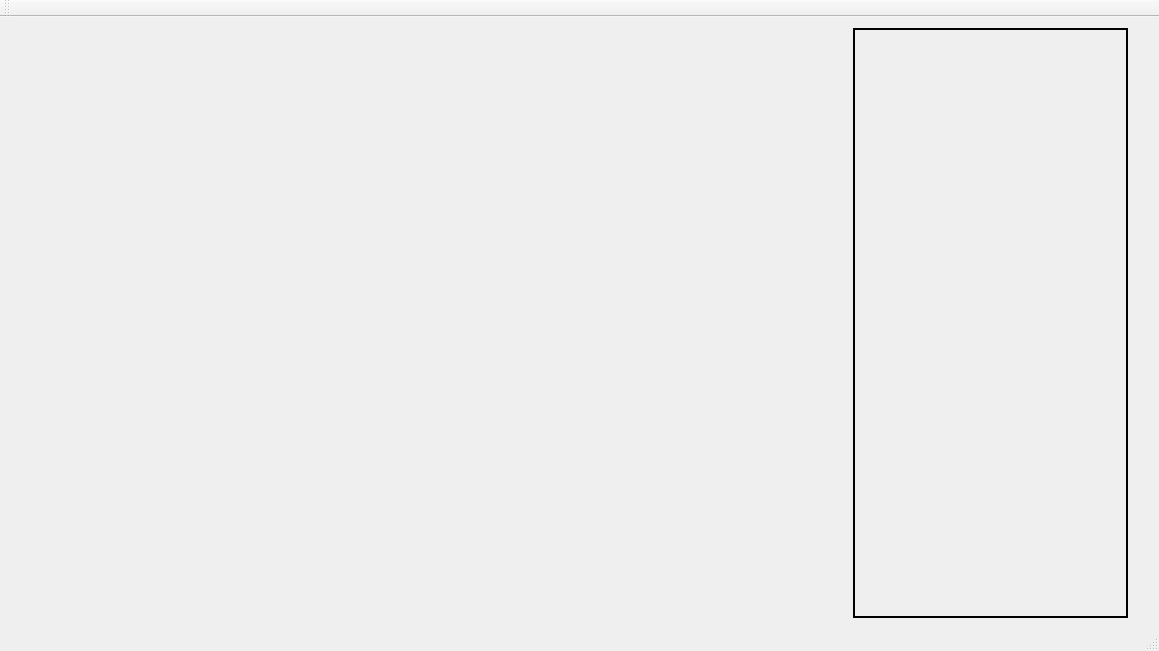
<?xml version="1.0" encoding="UTF-8"?>
<ui version="4.0">
 <class>MainWindow</class>
 <widget class="QMainWindow" name="MainWindow">
  <property name="geometry">
   <rect>
    <x>0</x>
    <y>0</y>
    <width>1159</width>
    <height>651</height>
   </rect>
  </property>
  <property name="windowTitle">
   <string>MainWindow</string>
  </property>
  <widget class="QWidget" name="centralWidget">
   <layout class="QHBoxLayout" name="horizontalLayout_2">
    <item>
     <widget class="QCustomPlot" name="customPlot" native="true">
      <property name="sizePolicy">
       <sizepolicy hsizetype="Preferred" vsizetype="Preferred">
        <horstretch>0</horstretch>
        <verstretch>0</verstretch>
       </sizepolicy>
      </property>
      <property name="maximumSize">
       <size>
        <width>800</width>
        <height>600</height>
       </size>
      </property>
      <property name="sizeIncrement">
       <size>
        <width>0</width>
        <height>0</height>
       </size>
      </property>
      <property name="layoutDirection">
       <enum>Qt::LeftToRight</enum>
      </property>
      <layout class="QHBoxLayout" name="horizontalLayout_3"/>
     </widget>
    </item>
    <item>
     <widget class="QFrame" name="BoardFrame">
      <property name="enabled">
       <bool>true</bool>
      </property>
      <property name="maximumSize">
       <size>
        <width>275</width>
        <height>650</height>
       </size>
      </property>
      <property name="sizeIncrement">
       <size>
        <width>10</width>
        <height>10</height>
       </size>
      </property>
      <property name="frameShape">
       <enum>QFrame::Panel</enum>
      </property>
      <property name="frameShadow">
       <enum>QFrame::Plain</enum>
      </property>
      <property name="lineWidth">
       <number>2</number>
      </property>
      <property name="midLineWidth">
       <number>1</number>
      </property>
      <layout class="QHBoxLayout" name="horizontalLayout">
       <item>
        <widget class="BoardForm" name="boardform" native="true">
         <property name="sizePolicy">
          <sizepolicy hsizetype="Maximum" vsizetype="Maximum">
           <horstretch>1</horstretch>
           <verstretch>1</verstretch>
          </sizepolicy>
         </property>
         <property name="maximumSize">
          <size>
           <width>240</width>
           <height>559</height>
          </size>
         </property>
        </widget>
       </item>
      </layout>
     </widget>
    </item>
   </layout>
  </widget>
  <widget class="QMenuBar" name="menuBar">
   <property name="geometry">
    <rect>
     <x>0</x>
     <y>0</y>
     <width>1159</width>
     <height>21</height>
    </rect>
   </property>
  </widget>
  <widget class="QToolBar" name="mainToolBar">
   <attribute name="toolBarArea">
    <enum>TopToolBarArea</enum>
   </attribute>
   <attribute name="toolBarBreak">
    <bool>false</bool>
   </attribute>
  </widget>
  <widget class="QStatusBar" name="statusBar"/>
 </widget>
 <layoutdefault spacing="6" margin="11"/>
 <customwidgets>
  <customwidget>
   <class>QCustomPlot</class>
   <extends>QWidget</extends>
   <header>../BalanceBoardPrototype/qcustomplot.h</header>
   <container>1</container>
  </customwidget>
  <customwidget>
   <class>BoardForm</class>
   <extends>QWidget</extends>
   <header>boardform.h</header>
   <container>1</container>
  </customwidget>
 </customwidgets>
 <resources/>
 <connections/>
</ui>
